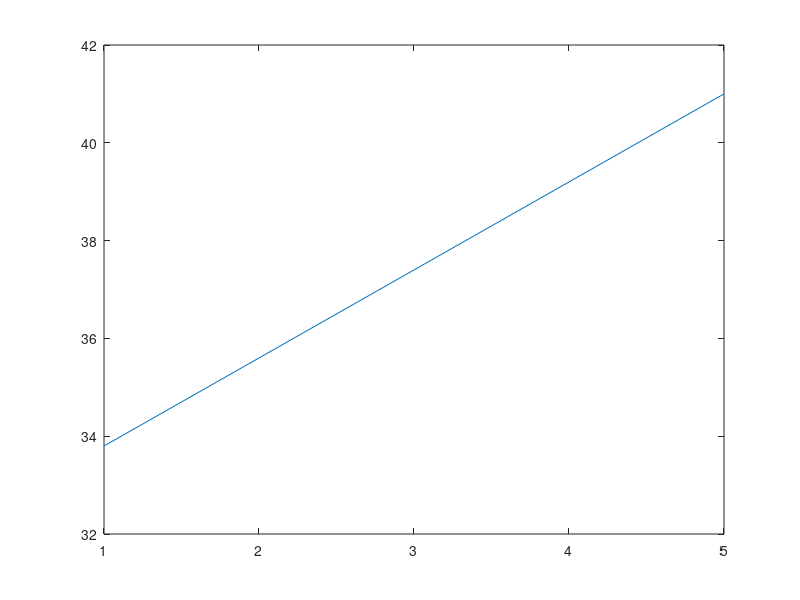

Source code (MATLAB):
%Using MATLAB, write a program to convert de-
%' grees Celsius to degrees Fahrenheit. Plot the results.
clc
clear all
close all

tc = input ('insert here the value in Celsius: ');
conv = tc*(9/5)+32;
conv

f=1:tc;
for i=1:tc;
    c(i)=f(i)*(9/5)+32;
end
plot (f,c);